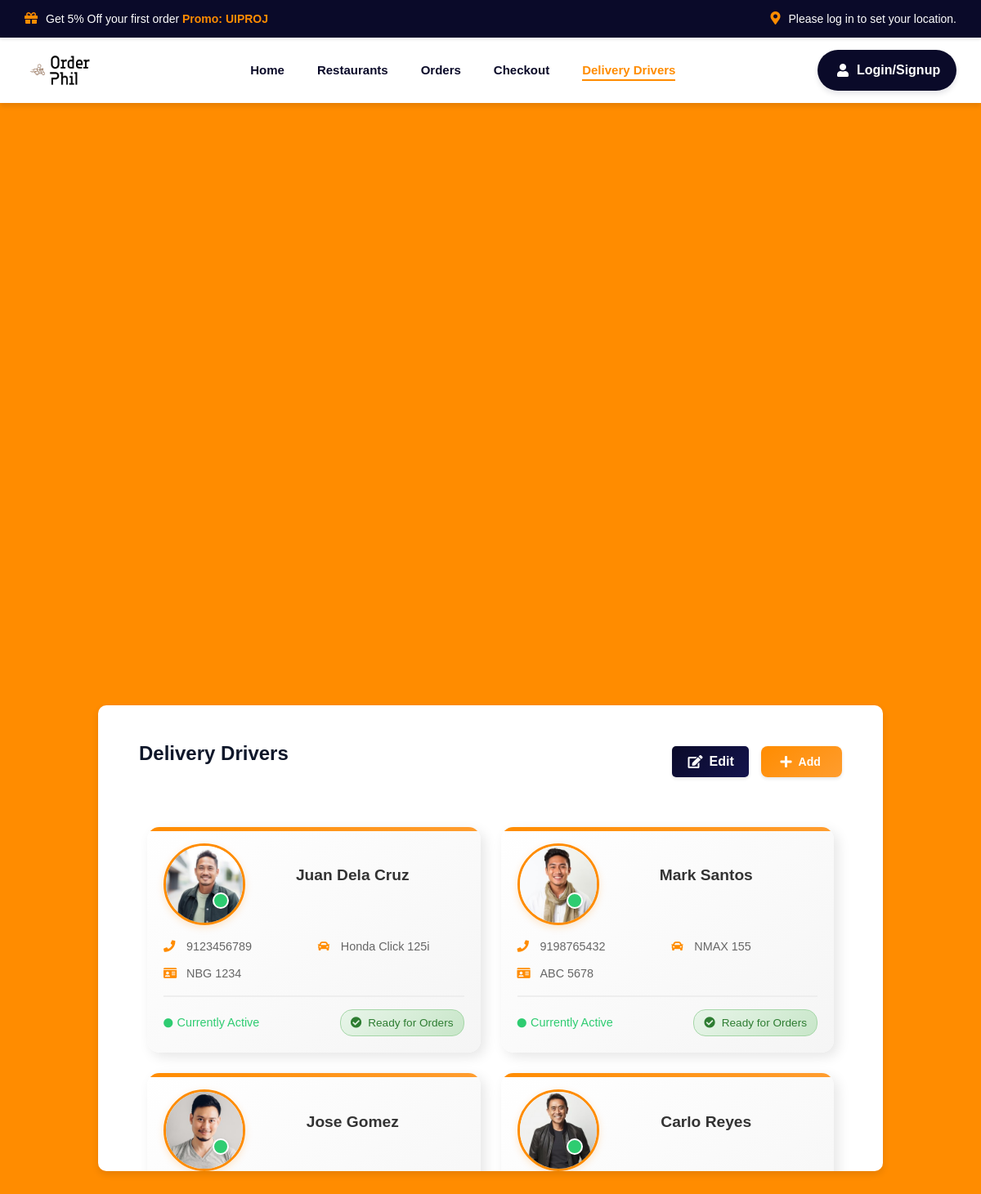
Page /Drivers on the committed database.
### myApp/models.py (models this page shows, shortened)
class Delivery_Driver(models.Model):
    driver_id = models.BigAutoField(primary_key=True)
    driver_fname = models.CharField(max_length= 100)
    driver_lname = models.CharField(max_length= 100)
    driver_phone_number = models.IntegerField()
    vehicle_type = models.CharField(max_length= 100)
    license_plate = models.CharField(max_length= 20)
    driver_image = models.ImageField(upload_to='menu_images/', null=True, blank=True)

### myApp/views.py (the view)
# urls.py: path("Drivers", views.Drivers, name="Drivers"),
def Drivers(request):
    customer = None
    if 'customer_id' in request.session:
        try:
            customer = Customer.objects.get(customer_id=request.session['customer_id'])
        except Customer.DoesNotExist:
            customer = None
    drivers = Delivery_Driver.objects.all()  # Fetch all delivery drivers
    context = {'drivers': drivers, 'customer': customer}
    return render(request, "myApp/Drivers.html", context)  # Pass drivers to the template

### myApp/templates/myApp/Drivers.html (shortened to what this page needs)
{% load static %}
<!DOCTYPE html>
<html lang="en">
<head>
    <link rel="stylesheet" href="https://cdnjs.cloudflare.com/ajax/libs/font-awesome/5.15.4/css/all.min.css">
</head>
<body>
    <div class="area">
        <ul class="circles">
        </ul>
        <header>
            <div class="promo-banner">
                {% if request.session.customer_id %}
                    {% with customer=customer %}
                        <p><i class="fas fa-gift promo-icon"></i>Hi {{ customer.first_name }}, Get 5% Off your first order <span class="highlight">Promo: UIPROJ</span></p>
                        <div class="location">
                            <p><i class="fas fa-map-marker-alt location-icon"></i>{{ customer.address }}</p>
                        </div>
                    {% endwith %}
                {% else %}
                    <p><i class="fas fa-gift promo-icon"></i>Get 5% Off your first order <span class="highlight">Promo: UIPROJ</span></p>
                    <div class="location">
                        <p><i class="fas fa-map-marker-alt location-icon"></i>Please log in to set your location.</p>
                    </div>
                {% endif %}
            </div>
            <nav>
                <div class="logo">
                    <img src="{% static 'img/Logo.png' %}" alt="Order Phil Logo" class="logo-img">
                </div>
                <ul class="nav-links">
                    <li><a href="{% url 'home' %}">Home</a></li>
                    <li><a href="{% url 'McDonalds' %}">Restaurants</a></li>
                    <li><a href="{% url 'Orders' %}">Orders</a></li>
                    <li><a href="{% url 'Checkout' %}">Checkout</a></li>
                    <li><a href="{% url 'Drivers' %}" class="active">Delivery Drivers</a></li>
                </ul>
                {% if request.session.customer_id %}
                    <a href="{% url 'logout' %}" class="auth-button">
                        <i class="fas fa-sign-out-alt auth-icon"></i>
                        Logout
                    </a>
                {% else %}
                    <a href="{% url 'login' %}" class="auth-button">
                        <i class="fas fa-user auth-icon"></i>
                        Login/Signup
                    </a>
                {% endif %}
            </nav>
        </header>
        <main>
            <div class="container">
                <div class="container-header">
                    <h2>Delivery Drivers</h2>
                    <div class="action-buttons">
                        <button class="action-button edit-button" onclick="openEditModal()">
                            <i class="fas fa-edit"></i>
                            Edit
                        </button>
                        <button class="action-button add-button" id="addDriverButton">
                            <i class="fas fa-plus"></i>
                            Add
                        </button>
                    </div>
                </div>
                <div class="drivers-list">
                    {% for driver in drivers %}
                    <div class="driver-item">
                        <div class="driver-header">
                            <div class="driver-image-container">
                                {% if driver.driver_image %}
                                <img src="{{ driver.driver_image.url }}" alt="{{ driver.driver_fname }}" class="driver-image">
                                {% else %}
                                <img src="{% static 'images/default-driver.png' %}" alt="Default" class="driver-image">
                                {% endif %}
                                <div class="driver-status"></div>
                            </div>
                            <div class="driver-info">
                                <h3 class="driver-name">{{ driver.driver_fname }} {{ driver.driver_lname }}</h3>
                            </div>
                        </div>
                        <div class="driver-details">
                            <div class="detail-item">
                                <i class="fas fa-phone"></i>
                                <span>{{ driver.driver_phone_number }}</span>
                            </div>
                            <div class="detail-item">
                                <i class="fas fa-car"></i>
                                <span>{{ driver.vehicle_type }}</span>
                            </div>
                            <div class="detail-item">
                                <i class="fas fa-id-card"></i>
                                <span>{{ driver.license_plate }}</span>
                            </div>
                        </div>
                        <div class="driver-footer">
                            <div class="availability">
                                <i class="fas fa-circle"></i>
                                Currently Active
                            </div>
                            <div class="driver-status-indicator">
                                <i class="fas fa-check-circle"></i>
                                Ready for Orders
                            </div>
                        </div>
                    </div>
                    {% endfor %}
                </div>
            </div>
        </main>
    </div>
</body>
</html>

### rows in the picture
Delivery_Driver: driver_image (picture), driver_fname "Juan", driver_lname "Dela Cruz", driver_phone_number "9123456789", vehicle_type "Honda Click 125i", license_plate "NBG 1234"
Delivery_Driver: driver_image (picture), driver_fname "Mark", driver_lname "Santos", driver_phone_number "9198765432", vehicle_type "NMAX 155", license_plate "ABC 5678"
Delivery_Driver: driver_image (picture), driver_fname "Jose", driver_lname "Gomez"
Delivery_Driver: driver_image (picture), driver_fname "Carlo", driver_lname "Reyes"
